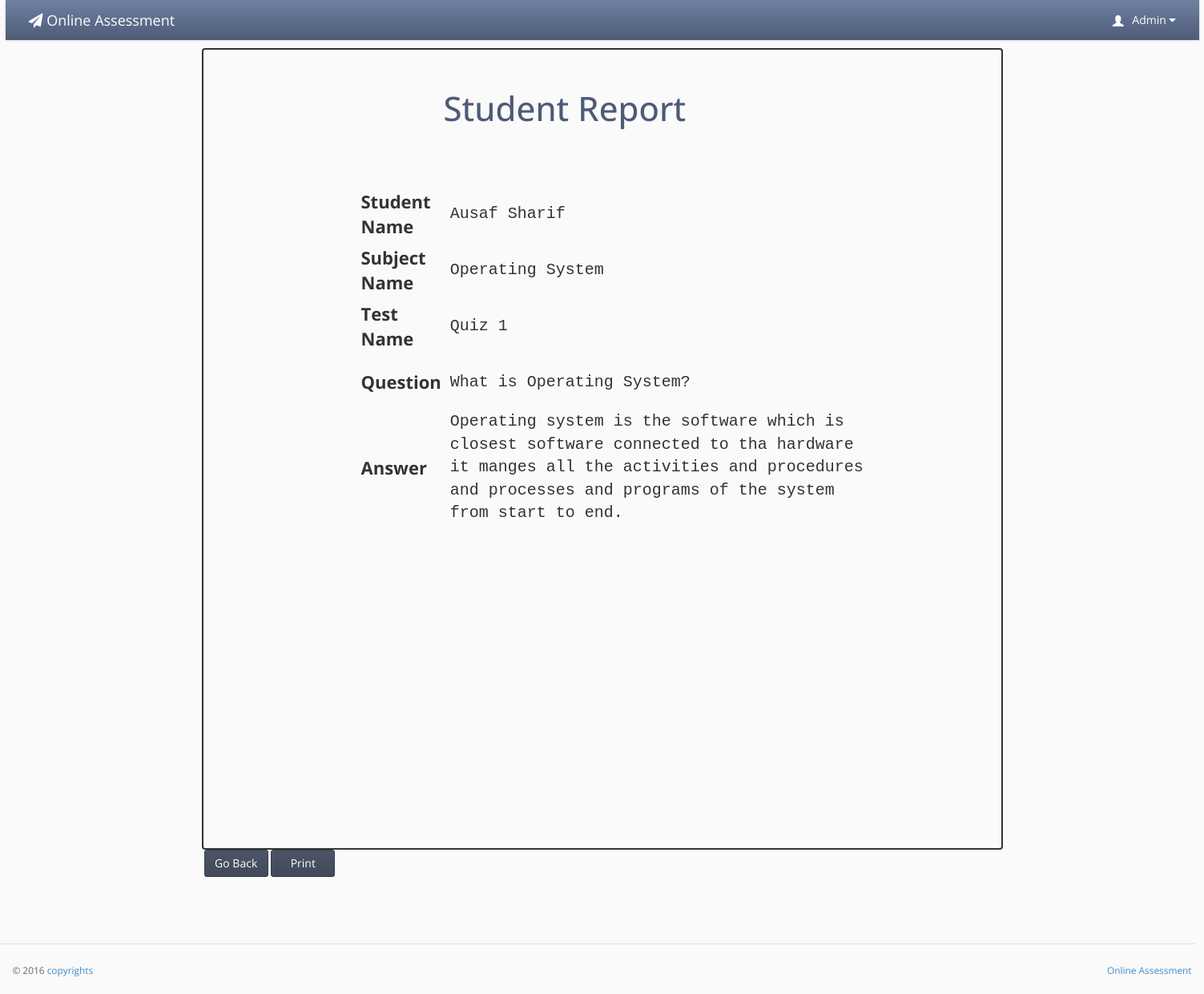
Page /OAS/oast/student_report1.php?id=111&s_id=12 (signed in) on the committed database.
### tables this page shows
CREATE TABLE IF NOT EXISTS `teacher_conductor` (
  `teacher_id` int(20) NOT NULL AUTO_INCREMENT,
  `user` varchar(20) NOT NULL,
  `f_name` varchar(20) NOT NULL,
  `l_name` varchar(30) NOT NULL,
  `password` varchar(20) NOT NULL,
  `email` varchar(40) NOT NULL,
  `contact` varchar(17) NOT NULL,
  `address` varchar(40) NOT NULL,
  `city` varchar(20) NOT NULL,
  `code` int(10) NOT NULL,
  `subject_id` int(20) unsigned DEFAULT NULL,
  `account` enum('Admin','teacher') NOT NULL DEFAULT 'teacher',
  PRIMARY KEY (`teacher_id`),
  UNIQUE KEY `subject_id_2` (`subject_id`),
  KEY `subject_id` (`subject_id`)
);

CREATE TABLE IF NOT EXISTS `student_question` (
  `student_id` int(10) NOT NULL,
  `question_id` int(10) NOT NULL,
  `t_code` int(10) NOT NULL,
  `s_answer` varchar(50000) NOT NULL,
  `answer` enum('answered','unanswered','review') NOT NULL DEFAULT 'answered',
  PRIMARY KEY (`student_id`,`question_id`,`t_code`),
  KEY `student_id` (`student_id`),
  KEY `t_code` (`t_code`),
  KEY `question_id` (`question_id`)
);

CREATE TABLE IF NOT EXISTS `student` (
  `student_id` int(20) NOT NULL AUTO_INCREMENT,
  `user` varchar(20) NOT NULL,
  `f_name` varchar(20) NOT NULL,
  `l_name` varchar(20) NOT NULL,
  `password` varchar(20) NOT NULL,
  `email` varchar(30) NOT NULL,
  `contact` varchar(20) NOT NULL,
  `address` varchar(50) NOT NULL,
  `city` varchar(20) NOT NULL,
  `code` varchar(20) NOT NULL,
  `image` varchar(1000) DEFAULT NULL,
  PRIMARY KEY (`student_id`),
  UNIQUE KEY `code` (`code`),
  KEY `user` (`user`)
);

CREATE TABLE IF NOT EXISTS `subject` (
  `subject_id` int(10) unsigned NOT NULL AUTO_INCREMENT,
  `name` varchar(100) NOT NULL,
  `description` varchar(100) NOT NULL,
  PRIMARY KEY (`subject_id`)
);

CREATE TABLE IF NOT EXISTS `test` (
  `test_id` int(10) NOT NULL AUTO_INCREMENT,
  `t_name` varchar(20) NOT NULL,
  `t_description` varchar(50) NOT NULL,
  `test_start` timestamp NOT NULL DEFAULT CURRENT_TIMESTAMP ON UPDATE CURRENT_TIMESTAMP,
  `test_end` timestamp NOT NULL DEFAULT '0000-00-00 00:00:00',
  `t_from` timestamp NOT NULL DEFAULT CURRENT_TIMESTAMP,
  `t_to` timestamp NOT NULL DEFAULT '0000-00-00 00:00:00',
  `duration` int(10) NOT NULL,
  `t_code` int(10) NOT NULL,
  `subject_id` int(10) unsigned DEFAULT NULL,
  `status` enum('true','false') NOT NULL DEFAULT 'false',
  PRIMARY KEY (`test_id`),
  UNIQUE KEY `t_code` (`t_code`),
  KEY `subject_id` (`subject_id`)
);

CREATE TABLE IF NOT EXISTS `question` (
  `question_id` int(10) NOT NULL AUTO_INCREMENT,
  `question` varchar(1000) NOT NULL,
  `answer` varchar(500) NOT NULL,
  `marks` int(10) NOT NULL,
  `t_code` int(10) unsigned NOT NULL,
  PRIMARY KEY (`question_id`),
  KEY `code` (`t_code`)
);

### OAS/oast/student_report1.php (the view, shortened to what this page needs)
<?php
if(!isset($_SESSION['username']))
{
header('location:../main_user.php');
}
else {
?>
<!doctype html>
<html lang="en"><head>
    <link rel="stylesheet" type="text/css" href="lib/bootstrap/css/bootstrap.css">
    <link rel="stylesheet" href="lib/font-awesome/css/font-awesome.css">
    <link rel="stylesheet" type="text/css" href="stylesheets/theme.css">
    <link rel="stylesheet" type="text/css" href="stylesheets/premium.css">
</head>
<body class=" theme-blue">
<div style="width:100%; height:auto;">
<div style="width:1490px; margin-left:auto; margin-right:auto; ">
    <div class="navbar navbar-default" role="navigation">
        <div class="navbar-header">
        <a class="" href="index.html"><span class="navbar-brand"><span class="fa fa-paper-plane"></span> Online Assessment</span></a></div>
           <?php
  if(isset($_SESSION['username']))
  {
  $id =$_SESSION['username'];
 $result = mysql_query("select * from teacher_conductor
WHERE teacher_conductor.user = '$id'");
while($row = mysql_fetch_array($result))
{
?>
        <div class="navbar-collapse collapse" style="height: 1px;">
          <ul id="main-menu" class="nav navbar-nav navbar-right">
            <li class="dropdown hidden-xs">
                <a href="#" class="dropdown-toggle" data-toggle="dropdown">
                    <span class="glyphicon glyphicon-user padding-right-small" style="position:relative;top: 3px;"></span>
                     <?php echo $row['f_name'];?>
                    <i class="fa fa-caret-down"></i>
                </a>
            </li>
          </ul>
      </div>
    </div>
<?php }}?>
    <div style="width:1000px; height:1000px; margin-left:auto; margin-right:auto; border:solid 2px; margin-top:10px; border-radius:4px;">
     <h1 style="margin-left:300px; float:left; margin-top:50px;">Student Report</h1><br>
      <?php
if(isset($_GET['id']) || ($_GET['s_id'])){
$s_id = $_GET['s_id'];
$id = $_GET['id'];
$result = mysql_query("SELECT student_question.*,student.*,test.*,subject.*,question.* FROM  student_question
INNER JOIN student ON student_question.student_id=student.student_id
INNER JOIN test ON test.t_code = student_question.t_code
INNER JOIN subject ON test.subject_id = subject.subject_id
INNER JOIN Question ON question.question_id = student_question.question_id
  where  student.student_id='$s_id' ANd test.t_code='$id'  ");
while($row = mysql_fetch_array($result))
{
?>
     <table  style="width:700px; margin-left:auto; margin-right:auto; margin-top:150px; ">
  <thead>
    <tr>
    <td>
    <th style="height:70px; font-size:22px;">Student Name </th>
    </td>
    <td style="font-size:20px; font-family:'Courier New', Courier, monospace;"><?php echo $row['f_name'];?>&nbsp;<?php echo $row['l_name']; ?></td>
    </tr>
   <tr>
    <td>
    <th style="height:70px; font-size:22px;">Subject Name  </th>
    </td>
    <td style="font-size:20px; font-family:'Courier New', Courier, monospace;"><?php echo $row['name'];?></td>
    </tr>
         <tr>
    <td>
    <th style="height:70px; font-size:22px;">Test Name </th>
    </td>
    <td style="font-size:20px; font-family:'Courier New', Courier, monospace;"><?php echo $row['t_name'];?></td>
    </tr>
     <tr>
     <?php
if(isset($_GET['id']) || ($_GET['s_id'])){
$s_id = $_GET['s_id'];
$id = $_GET['id'];
$result = mysql_query("SELECT student_question.*,student.*,test.*,subject.*,question.* FROM  student_question
INNER JOIN student ON student_question.student_id=student.student_id
INNER JOIN test ON test.t_code = student_question.t_code
INNER JOIN subject ON test.subject_id = subject.subject_id
INNER JOIN Question ON question.question_id = student_question.question_id
  where  student.student_id='$s_id' ANd test.t_code='$id'  ");
while($row = mysql_fetch_array($result))
{
?>
     <tr>
    <td>
    <th style="height:70px; font-size:22px;">Question</th>
    </td>
    <td style="font-size:20px; font-family:'Courier New', Courier, monospace;"><?php echo $row['question'];?></td>
    </tr>
     <tr>
    <td>
    <th style="height:70px; font-size:22px;">Answer</th>
    </td>
    <td style="font-size:20px; font-family:'Courier New', Courier, monospace;"><?php echo $row['s_answer'];?></td>
    </tr>
      <?php }}?>
    </tr>
  </thead>
</table>
    </div>
         <div id="no_print">
                       <center>
                            <button type="submit"  class="btn btn-primary btn_submit" onClick="window.history.back(-1) " style="width:80px; margin-left:-830px;">Go Back</button>
                      		<button type="submit" class="btn btn-primary btn_submit hidden-xs" onClick="window.print() " style="width:80px;
                            ">Print</button>
                       </center>
                      </div>
   <?php }} ?>
            <footer>
                <hr style="width:1500px">
                <p class="pull-right"><a href="" target=""> Online Assessment</a></p>
                <p>© 2016 <a href="" target="">copyrights</a></p>
            </footer>
     </div></div>
</body></html><?php } ?>

### OAS/oast/stylesheets/theme.css (style rules this page uses)
body { background: #fafafa; background-position: initial initial; background-repeat: initial initial; margin: 0px; padding: 0px; }
body, h1, h2, h3, h4, h5, h6, p, a, .h1, .h2, .h3, .h4, .h5, .h6 { font-family: 'Open Sans', helvetica, arial, sans-serif; }
h1 { color: #4d5b76; font-size: 3em; }
hr { border-top: 1px solid #ddd; border-bottom: 1px solid #fff; }
.padding-right-small { padding-right: .5em; }
.navbar-collapse { position: relative; z-index: 9999; }
.navbar { -webkit-box-shadow: 0px 0px 3px #cccccc; -moz-box-shadow: 0px 0px 3px #cccccc; box-shadow: 0px 0px 3px #cccccc; padding: 0em 1em; margin: 0px; -webkit-border-radius: 0px; -moz-border-radius: 0px; border-radius: 0px; -moz-background-clip: padding; -webkit-background-clip: padding-box; background-clip: padding-box; border: 0px; border-bottom: none; }
.navbar .nav > li > a { color: #fff; text-shadow: none; }
footer { padding: 1em; margin-top: 4em; color: #666; font-size: .85em; line-height: 1.3em; margin: 4em -3px 0em -3px; }
footer hr { margin: 2em -2em; }
.btn { -webkit-border-radius: 3px; -moz-border-radius: 3px; border-radius: 3px; }
.btn-primary { background-color: #414959; background-image: -webkit-gradient(linear, 0 0, 0 100%, from(#4c5568), to(#414959)); border: 1px solid #363d4a; font-weight: normal; }
.theme-blue .navbar { background: #4d5b76; background: -webkit-gradient(linear, left bottom, left top, color-stop(0, #4d5b76), color-stop(1, #6f80a1)); background: -ms-linear-gradient(bottom, #4d5b76, #6f80a1); background: -moz-linear-gradient(center bottom, #4d5b76 0%, #6f80a1 100%); background: -o-linear-gradient(bottom, #4d5b76, #6f80a1); filter: progid:dximagetransform.microsoft.gradient(startColorStr='#e3e3e3', EndColorStr='#ffffff'); -ms-filter: "progid:DXImageTransform.Microsoft.gradient(startColorStr='#6f80a1',EndColorStr='#4d5b76')"; }

### OAS/oast/student_report1.php (style rules this page uses)
.navbar-default .navbar-brand, .navbar-default .navbar-brand:hover { color: #fff; }

### rows in the picture
teacher_conductor: f_name "Admin"
student_question: student.f_name "Ausaf", student.l_name "Sharif", subject.name "Operating System", test.t_name "Quiz 1", question.question "What is Operating System?", s_answer "Operating system is the software which is closest software connected to tha hardware it manges all the activities and procedures and processes and programs of the system from start to end."
